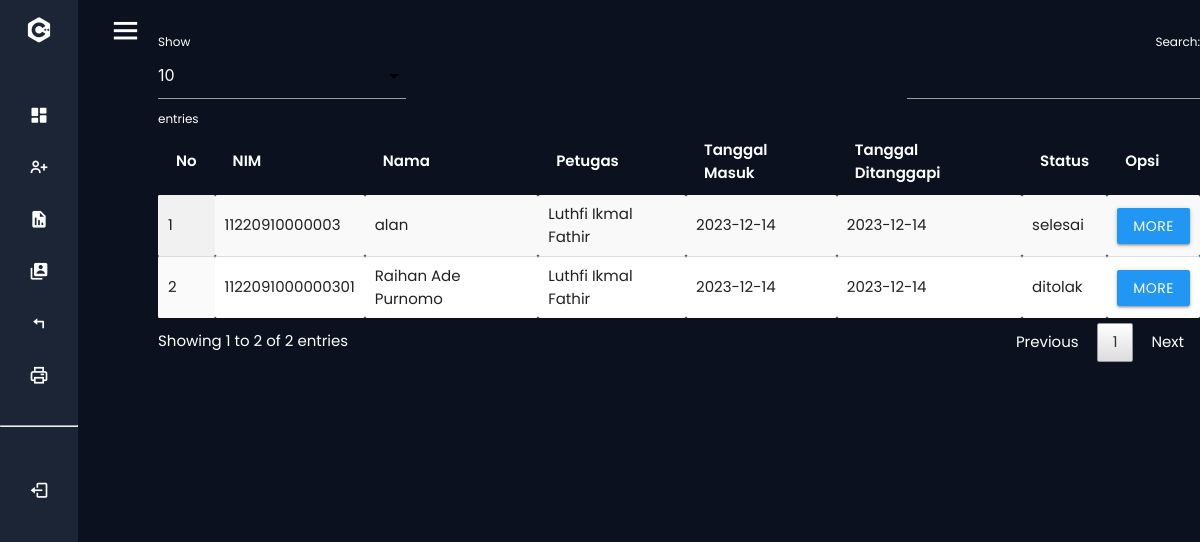
Page /admin/index.php?p=respon (signed in) on the committed database.
### tables this page shows
CREATE TABLE `pengaduan` (
  `id_pengaduan` int(5) NOT NULL,
  `tgl_pengaduan` varchar(20) NOT NULL,
  `nim` varchar(16) NOT NULL,
  `judul` varchar(40) NOT NULL,
  `isi_laporan` text NOT NULL,
  `foto` varchar(255) NOT NULL,
  `status` enum('proses','selesai','ditolak') NOT NULL
);

CREATE TABLE `mahasiswa` (
  `nim` varchar(16) NOT NULL,
  `email` varchar(255) NOT NULL,
  `nama` varchar(35) NOT NULL,
  `username` varchar(25) NOT NULL,
  `password` varchar(255) NOT NULL,
  `telp` varchar(13) NOT NULL,
  `verif` int(11) NOT NULL
);

CREATE TABLE `petugas` (
  `id_petugas` int(5) NOT NULL,
  `nama_petugas` varchar(30) NOT NULL,
  `email` varchar(255) NOT NULL,
  `username` varchar(30) NOT NULL,
  `password` varchar(255) NOT NULL,
  `telp_petugas` varchar(13) NOT NULL,
  `level` enum('admin','petugas') NOT NULL
);

CREATE TABLE `tanggapan` (
  `id_tanggapan` int(5) NOT NULL,
  `id_pengaduan` int(5) NOT NULL,
  `tgl_tanggapan` varchar(20) NOT NULL,
  `tanggapan` text NOT NULL,
  `bukti` varchar(255) NOT NULL,
  `id_petugas` int(5) NOT NULL
);

### admin/respon.php (the view, shortened to what this page needs)
<table id="example" class="display responsive-table" style="width:100%">
          <thead>
              <tr>
				<th>No</th>
				<th>NIM</th>
				<th>Nama</th>
				<th>Petugas</th>
				<th>Tanggal Masuk</th>
				<th>Tanggal Ditanggapi</th>
				<th>Status</th>
				<th>Opsi</th>
              </tr>
          </thead>
          <tbody>
	<?php
		$no=1;
		$query = mysqli_query($koneksi,"SELECT * FROM pengaduan INNER JOIN mahasiswa ON pengaduan.nim=mahasiswa.nim INNER JOIN tanggapan ON pengaduan.id_pengaduan=tanggapan.id_pengaduan INNER JOIN petugas ON tanggapan.id_petugas=petugas.id_petugas ORDER BY tanggapan.id_pengaduan DESC");
		while ($r=mysqli_fetch_assoc($query)) { ?>
		<tr>
			<td><?php echo $no++; ?></td>
			<td><?php echo $r['nim']; ?></td>
			<td><?php echo $r['nama']; ?></td>
			<td><?php echo $r['nama_petugas']; ?></td>
			<td><?php echo $r['tgl_pengaduan']; ?></td>
			<td><?php echo $r['tgl_tanggapan']; ?></td>
			<td><?php echo $r['status']; ?></td>
			<td><a class="btn blue modal-trigger" href="#more?id_tanggapan=<?php echo $r['id_tanggapan'] ?>">More</a> </td>
		</tr>
            <?php  }
             ?>
          </tbody>
        </table>

### admin/index.php (shortened to what this page needs)
<?php
	include '../conn/koneksi.php';
?>
  <!DOCTYPE html>
  <html>
    <head>
		<link href="../css/font.css" rel="stylesheet">
		<link type="text/css" rel="stylesheet" href="../css/materialize.min.css"  media="screen,projection"/>
		<link rel="stylesheet" href="../css/materialize.min.css">
		<link rel="stylesheet" type="text/css" href="../css/jquery.dataTables.css">
		<link href="../css/style.css" rel="stylesheet">
		<link href="../css/boxicons2.min.css" rel="stylesheet" />
    </head>
    <body>
  <div class="sidebar close">
    <div class="logo-details">
      <i class='bx bxl-c-plus-plus'></i>
    </div>
    <ul class="nav-links">
      <li>
        <a href="index.php?p=dashboard">
          <i class='bx bxs-dashboard' ></i>
        </a>
      </li>
      <li>
        <div class="iocn-link">
          <a href="#">
            <i class='bx bx-user-plus' ></i>
          </a>
        </div>
      </li>
      <li>
          <a href="index.php?p=pengaduan">
            <i class='bx bxs-report' ></i>
          </a>
      </li>
      <li>
        <div class="iocn-link">
          <a href="#">
            <i class='bx bxs-user-account' ></i>
          </a>
        </div>
      </li>
      <li>
        <a href="index.php?p=respon">
          <i class='bx bx-reply' ></i>
        </a>
      </li>
      <li>
        <a href="index.php?p=cetak">
          <i class='bx bx-printer'></i>
        </a>
      </li>
      <br>
      <hr>
      <br>
      <li>
        <a href="../logout.php">
          <i class='bx bx-log-out'></i>
        </a>
      </li>
</ul>
  </div>
  <section class="home-section">
    <div class="home-content">
      <i class='bx bx-menu' ></i>
	  <div class="home-content-print">
    <?php
		if(@$_GET['p']==""){
			include_once 'dashboard.php';
		}
		elseif(@$_GET['p']=="dashboard"){
			include_once 'dashboard.php';
		}
		elseif(@$_GET['p']=="mas"){
			include_once 'mas.php';
		}
		elseif(@$_GET['p']=="cetak"){
			include_once 'cetak.php';
		}
		elseif(@$_GET['p']=="mas_hapus"){
			$query = mysqli_query($koneksi,"DELETE FROM mahasiswa WHERE nim='".$_GET['nim']."'");
			if($query){
        header('location:index.php?p=mas');
			}
		}
		elseif(@$_GET['p']=="pengaduan"){
			include_once 'pengaduan.php';
		}
		elseif(@$_GET['p']=="more"){
			include_once 'more.php';
		}
		elseif(@$_GET['p']=="respon"){
			include_once 'respon.php';
		}
		elseif(@$_GET['p']=="tanggapan_hapus"){
			$query = mysqli_query($koneksi,"DELETE FROM tanggapan WHERE id_tanggapan='".$_GET['id_tanggapan']."'");
			if($query){
				header('location:index.php?p=respon');
			}
		}
		elseif(@$_GET['p']=="adm"){
			include_once 'adm.php';
		}
		elseif(@$_GET['p']=="adm_input"){
			include_once 'adm_input.php';
		}
		elseif(@$_GET['p']=="adm_edit"){
			include_once 'adm_edit.php';
		}
		elseif(@$_GET['p']=="adm_hapus"){
			$query = mysqli_query($koneksi,"DELETE FROM petugas WHERE id_petugas='".$_GET['id_petugas']."'");
			if($query){
				header('location:index.php?p=adm');
			}
		}
    elseif(@$_GET['p']=="mas"){
			include_once 'mas.php';
		}
    elseif(@$_GET['p']=="mas_input"){
			include_once 'mas_input.php';
		}
		elseif(@$_GET['p']=="laporan"){
			include_once 'laporan.php';
		}
	?>
	 </div>
    </div>
  </section>
</body>
</html>
    </body>
  </html>

### css/style.css (style rules this page uses)
* { margin: 0; padding: 0; box-sizing: border-box; font-family: 'Poppins', sans-serif; }
.sidebar { position: fixed; top: 0; left: 0; height: 100%; width: 280px; background: #1c2536; z-index: 100; transition: all 0.5s ease; }
.sidebar.close { width: 78px; }
.sidebar .logo-details { height: 60px; width: 100%; display: flex; align-items: center; }
.sidebar .logo-details i { font-size: 30px; color: #fff; height: 50px; min-width: 78px; text-align: center; line-height: 50px; }
.sidebar .nav-links { height: 100%; padding: 30px 0 150px 0; overflow: auto; }
.sidebar.close .nav-links { overflow: visible; }
.sidebar .nav-links li { position: relative; list-style: none; transition: all 0.4s ease; }
.sidebar .nav-links li .iocn-link { display: flex; align-items: center; justify-content: space-between; }
.sidebar.close .nav-links li .iocn-link { display: block }
.sidebar .nav-links li i { height: 50px; min-width: 78px; text-align: center; line-height: 50px; color: #fff; font-size: 20px; cursor: pointer; transition: all 0.3s ease; }
.sidebar .nav-links li a { display: flex; align-items: center; text-decoration: none; }
.home-section { position: relative; background: #0b111e; height: 100vh; left: 280px; width: calc(100% - 60px); transition: all 0.5s ease; }
.sidebar.close ~ .home-section { left: 78px; width: calc(100% - 78px); }
.home-section .home-content { height: 60px; display: flex; align-items: center; margin-left: 15px; }
.home-section .home-content .bx-menu, .home-section .home-content .text { color: #fff; font-size: 35px; }
.home-section .home-content .bx-menu { margin: 0 15px; cursor: pointer; }

### rows in the picture
pengaduan: mahasiswa.nim "11220910000003", mahasiswa.nama "alan", petugas.nama_petugas "Luthfi Ikmal Fathir", tgl_pengaduan "2023-12-14", tanggapan.tgl_tanggapan "2023-12-14", status "selesai"
pengaduan: mahasiswa.nim "1122091000000301", mahasiswa.nama "Raihan Ade Purnomo", petugas.nama_petugas "Luthfi Ikmal Fathir", tgl_pengaduan "2023-12-14", tanggapan.tgl_tanggapan "2023-12-14", status "ditolak"
